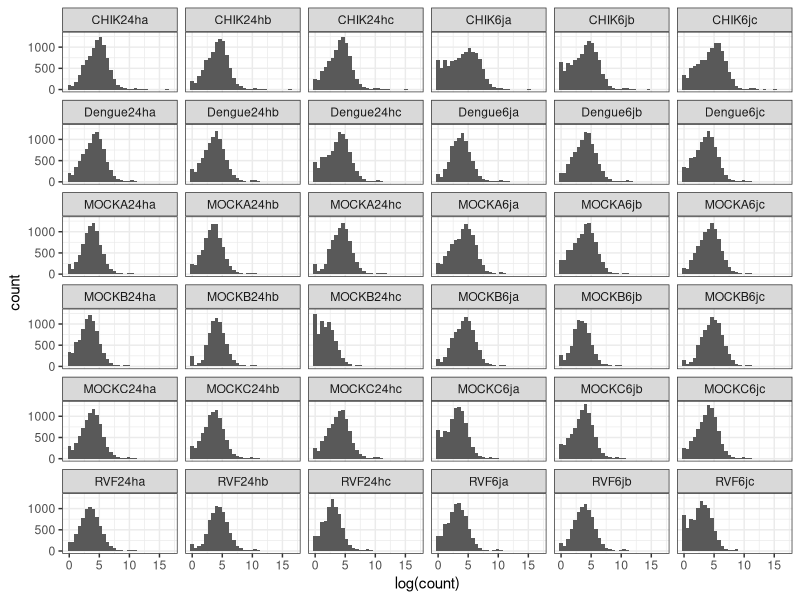
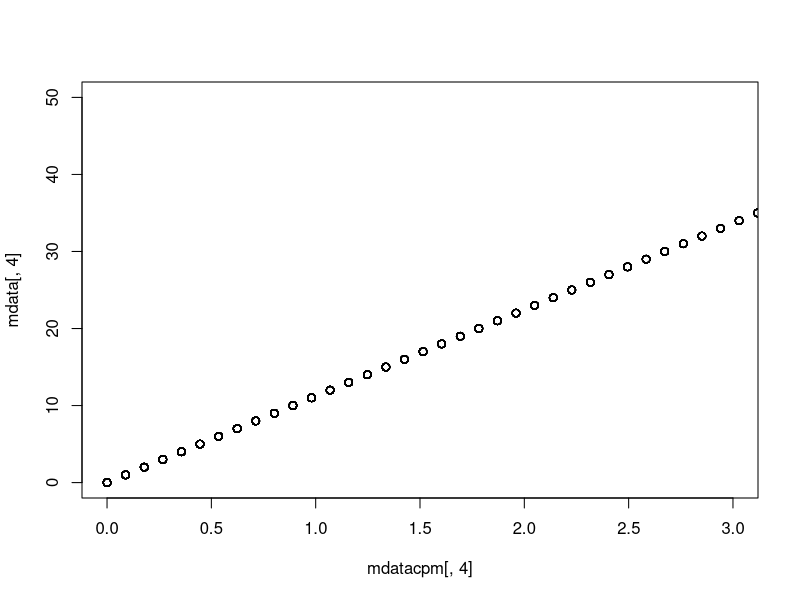
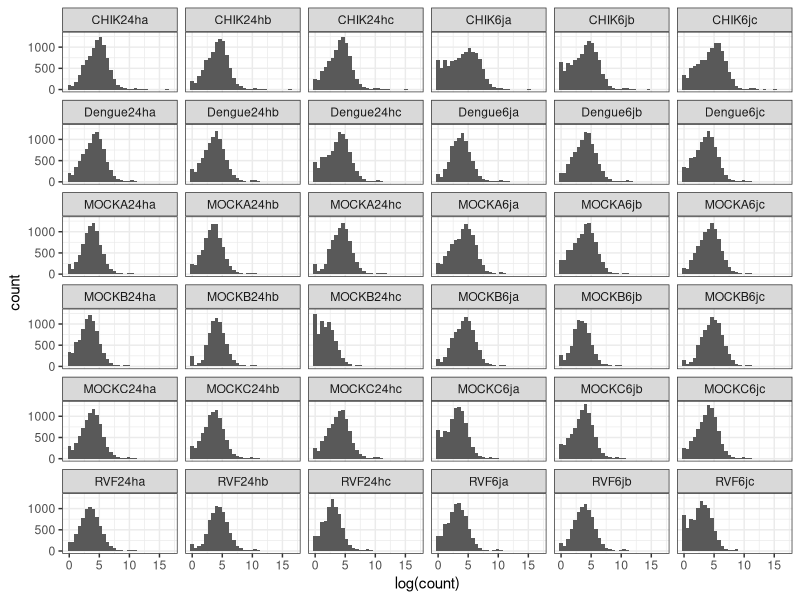

Write R code to recreate these figures, in order. (Note: this script raises an error after producing the figures.)
require(tidyverse)
require(edgeR)
require(ggrepel)
mytheme = theme_bw()
data  = read.csv("Data/Raw_Counts_RNA-Seq_CetreSossah.txt",sep=",",header=T,row.names = 1)
data %>% dim
glimpse(data)
# transform as a matrix
mdata = as.matrix(data)
mdata %>%  head
# make some graph with raw counts
data %>% gather(sample,count,1:36) %>% ggplot + geom_histogram(aes(x=log(count))) + facet_wrap(~sample) + mytheme
ggsave("Figures/rawcount_histo.pdf")


# Convert to count per million, plot as function to raw count as a way to find cpm value correponding to 10 reads c ounts

mdatacpm = cpm(mdata)
plot(mdatacpm[,4],mdata[,4],xlim=c(0,3),ylim=c(0,50))

# 0.25 cpm is an okay value to filter. We will keep gene with at leats  0.25 cpm in three samples
abovecpm = mdatacpm > 0.75 
table(rowSums(abovecpm))
keep = rowSums(abovecpm) >= 3 

# number of retained genes :
summary(keep)

# 9305 / 17342 , I'm okay with that

filtmdata = mdata[keep,]

DG = DGEList(counts = filtmdata)

ggplot(data.frame(name = colnames(DG),libsize = DG$samples$lib.size,type = infos$type,time=infos$time,sample=infos$sample) %>% arrange(.,sample,time) ) + geom_bar(aes(x=name,y=libsize,fill=sample),stat="identity") + facet_wrap(~ type,scale="free_x")  + scale_fill_brewer(palette ="Dark2") + mytheme + theme(axis.text.x = element_text(angle=45,hjust =1 ))
ggsave("Figures/Unnormalized_lib_size.pdf")

logcount = cpm(DG$counts,log=T)

infos$name=as.factor(infos$name)


datalogcpm = data.frame(logcount) %>% gather(name,count,1:36) %>% left_join(infos,by = "name")

ggplot(datalogcpm %>% arrange(.,sample,time)) + geom_violin(aes(x=name,y=count,fill=sample))  + facet_wrap(~ type,scale="free_x")  + scale_fill_brewer(palette ="Dark2") + mytheme + theme(axis.text.x = element_text(angle=45,hjust =1 ))
ggsave("Figures/LogCPM_violin_count.pdf")
ggsave("Figures/LogCPM_violin_count.png")

ggplot(datalogcpm %>% arrange(.,sample,time)) + geom_jitter(aes(x=name,y=count,color=sample))  + facet_wrap(~ type,scale="free_x")  + scale_color_brewer(palette ="Dark2") + mytheme + theme(axis.text.x = element_text(angle=45,hjust =1 ))
ggsave("Figures/LogCPM_jitter.pdf")


ggplot(data.frame(name = colnames(DG),libsize = DG$samples$lib.size,type = infos$type,time=infos$time,sample=infos$sample) %>% arrange(.,sample,time) ) + geom_bar(aes(x=name,y=libsize,fill=sample),stat="identity") + facet_wrap(~ type,scale="free_x")  + scale_fill_brewer(palette ="Dark2") + mytheme + theme(axis.text.x = element_text(angle=45,hjust =1 ))



# Apply tmm normalization for lib size
DG = calcNormFactors(DG)



# MDS with all data

mdata = plotMDS(DG)
dfmdf=data.frame(x=mdata$x,y=mdata$y)
ggplot(dfmdf %>% mutate(name = rownames(dfmdf)) %>% left_join(infos,by="name" )) + geom_point(aes(x=x,y=y,color=type,shape=as.factor(time)),size=3) + geom_text_repel(aes(x=x,y=y,color = type,label= name)) + mytheme + ggtitle("MDS plot")
ggsave("Figures/MDS_All_DATA.pdf")


# MDS with 50  highly expressed genes
mdata50 = plotMDS(DG,top =50)
dfmdf=data.frame(x=mdata50$x,y=mdata50$y)
ggplot(dfmdf %>% mutate(name = rownames(dfmdf)) %>% left_join(infos,by="name" )) + geom_point(aes(x=x,y=y,color=type,shape=as.factor(time)),size=3) + geom_text_repel(aes(x=x,y=y,color = type,label= name)) + mytheme
ggsave("Figures/MDS_All_DATA_50_high_expressed_genes.pdf")
ggsave("Figures/MDS_All_DATA_50_high_expressed_genes.png")

# # Parsing GO annotation of genes for further analysis
# GO = read.csv("Data/GO_annot.txt",sep="|")
# GO$geneID = as.character(GO$NCBI.gene.ID) 

# Parse gene function description from vector base + GOslim
Desc = read.csv("Data/Gene_description.txt",sep="\t",header=T)
Long_description = Desc %>% group_by(NCBI.gene.ID,Gene.description) %>% summarize(GOslims = toString(GOSlim.GOA.Description)) %>% ungroup
colnames(Long_description)[1] = "geneID"
Long_description$geneID =  as.character(Long_description$geneID)




# Analysis with only Dengue and some mock data
# MDS with dengue and mock data

#dengue_data = data %>% select(contains("Dengue"),contains("MOCKB")) %>% select(-contains("MOCKB24hc")) %>% select(-contains("Dengue6ja"))
dengue_data = data %>% select(contains("Dengue"),contains("MOCKB")) #  %>% select(-contains("MOCKB24hc")) %>% select(-contains("Dengue6ja"))
# transform as a matrix
mddata = as.matrix(dengue_data)
mddatacpm = cpm(mddata)
abovedcpm = mddatacpm > 0.25 
table(rowSums(abovedcpm))
keep = rowSums(abovedcpm) >= 3 
# number of retained genes :
filtmddata = mddata[keep,]
DG = DGEList(counts = filtmddata)
mddata = plotMDS(DG,top = 20)
ddfmdf=data.frame(x=mddata$x,y=mddata$y)
ggplot(ddfmdf %>% mutate(name = rownames(ddfmdf)) %>% left_join(infos,by="name" )) + geom_point(aes(x=x,y=y,color=type,shape=as.factor(time)),size=3) + geom_text_repel(aes(x=x,y=y,color = type,label= name)) + mytheme
ggsave("Figures/MDS_Dengue_DATA.png")
# differentially expresssed genes:
# First remove crappy mock sample:
dengue_data = data %>% select(contains("Dengue"),contains("MOCKB"))  %>% select(-contains("MOCKB24hc")) #%>% select(-contains("Dengue6ja"))
mdengue_data = mdatacpm %>% as.data.frame %>% select(contains("Dengue"),contains("MOCKB"))  %>% select(-contains("MOCKB24hc")) #%>% select(-contains("Dengue6ja"))

# transform as a matrix
mddata = as.matrix(dengue_data)
mddatacpm = cpm(mddata)
abovedcpm = mddatacpm > 0.25 
table(rowSums(abovedcpm))
keep = rowSums(abovedcpm) >= 3 
# number of retained genes :
filtmddata = mddata[keep,]
DG = DGEList(counts = filtmddata)
DG = calcNormFactors(DG)
DG$samples$group = factor(c(1,1,1,2,2,2,3,3,4,4,4))
design = model.matrix(~ DG$samples$group)
DG = estimateDisp(DG, design)
fit = glmQLFit(DG,design)

# Test early response
qlf_dengue_24_vs_mockB24 =  glmTreat(fit, coef=3,lfc = 1)
DE_dengue_24_vs_mockB24  =  topTags(qlf_dengue_24_vs_mockB24,n=1000)
DE_dengue_24_vs_mockB24$table$geneID=rownames(DE_dengue_24_vs_mockB24$table)
df_dengue_24_vs_mockB24  = DE_dengue_24_vs_mockB24 $table %>% filter(FDR<=0.05)
df_dengue_24_vs_mockB24  = df_dengue_24_vs_mockB24   %>% left_join(Long_description,by="geneID")
# To plot the gene expression profile:
mdengue_data = mdatacpm %>% as.data.frame %>% select(contains("Dengue"),contains("MOCKB24"))#  %>% select(-contains("MOCKB24hc")) #%>% select(-contains("Dengue6ja"))
mdengue_data = mdatacpm %>% as.data.frame %>% select(contains("Dengue"),contains("MOCK"))  %>% select(-contains("MOCKB24hc")) %>% select(-contains("Dengue6ja"))
dengue_DE_vals = mdengue_data[df_dengue_24_vs_mockB24$geneID,] %>% t %>% as.data.frame 
dengue_DE_vals$sample = rownames(dengue_DE_vals)
dengue_DE_vals = dengue_DE_vals %>% gather(geneID,count,1:(length(colnames(dengue_DE_vals))-1))
dengue_DE_vals = dengue_DE_vals %>% full_join(df_dengue_24_vs_mockB24, by = "geneID")
dengue_DE_vals = dengue_DE_vals %>% mutate(FCsign = ifelse(logFC < 0,"up","down")) 
ggplot(dengue_DE_vals) + geom_line(aes(x=sample,y=count,group = geneID, color = FCsign)) + theme_bw() + ylab("count per million") + coord_flip() + ggtitle("Gene expression profile: \nDifferentially expressed genes in the dengue infected samples") + scale_color_discrete(name="",labels = c("Down-regulated","Up-regulated"))
ggsave("Figures/dengue_24_expression_profile.png")


# Test late response
qlf_dengue_6j_vs_mockB6j =  glmTreat(fit, contrast=c(0,-1,0,1),lfc = 1)
DE_dengue_6j_vs_mockB6j  =  topTags(qlf_dengue_6j_vs_mockB6j,n=1000)
DE_dengue_6j_vs_mockB6j$table$geneID=rownames(DE_dengue_6j_vs_mockB6j$table)
df_dengue_6j_vs_mockB6j  = DE_dengue_6j_vs_mockB6j $table %>% filter(FDR<=0.05)
df_dengue_6j_vs_mockB6j  = df_dengue_6j_vs_mockB6j   %>% left_join(Long_description,by="geneID")
# To plot the gene expression profile:
mdengue_data = mdatacpm %>% as.data.frame %>% select(contains("Dengue"),contains("MOCKB24"))#  %>% select(-contains("MOCKB24hc")) #%>% select(-contains("Dengue6ja"))
mdengue_data = mdatacpm %>% as.data.frame %>% select(contains("Dengue"),contains("MOCK"))  %>% select(-contains("MOCKB24hc")) %>% select(-contains("Dengue6ja"))
dengue_DE_vals = mdengue_data[df_dengue_6j_vs_mockB6j$geneID,] %>% t %>% as.data.frame 
dengue_DE_vals$sample = rownames(dengue_DE_vals)
dengue_DE_vals = dengue_DE_vals %>% gather(geneID,count,1:(length(colnames(dengue_DE_vals))-1))
dengue_DE_vals = dengue_DE_vals %>% full_join(df_dengue_6j_vs_mockB6j, by = "geneID")
dengue_DE_vals = dengue_DE_vals %>% mutate(FCsign = ifelse(logFC < 0,"up","down")) 
ggplot(dengue_DE_vals) + geom_line(aes(x=sample,y=count,group = geneID, color = FCsign)) + theme_bw() + ylab("count per million") + coord_flip() + ggtitle("Gene expression profile: \nDifferentially expressed genes in the dengue infected samples") + scale_color_discrete(name="",labels = c("Down-regulated","Up-regulated"))
ggsave("Figures/dengue_6j_expression_profile.png")

# TEST WITH RVF_data

#RVF_data = data %>% select(contains("RVF"),contains("MOCKB")) %>% select(-contains("MOCKB24hc")) %>% select(-contains("RVF6ja"))
RVF_data = data %>% select(contains("RVF"),contains("MOCKB"))   %>% select(-contains("MOCKB24hc")) #%>% select(-contains("RVF6ja"))
# transform as a matrix
mddata = as.matrix(RVF_data)
mddatacpm = cpm(mddata)
abovedcpm = mddatacpm > 0.25 
table(rowSums(abovedcpm))
keep = rowSums(abovedcpm) >= 3 
# number of retained genes :
filtmddata = mddata[keep,]
DG = DGEList(counts = filtmddata)
mddata = plotMDS(DG,top = 20)
ddfmdf=data.frame(x=mddata$x,y=mddata$y)
ggplot(ddfmdf %>% mutate(name = rownames(ddfmdf)) %>% left_join(infos,by="name" )) + geom_point(aes(x=x,y=y,color=type,shape=as.factor(time)),size=3) + geom_text_repel(aes(x=x,y=y,color = type,label= name)) + mytheme
ggsave("Figures/MDS_RVF_DATA.png")
# differentially expresssed genes:
# First remove crappy mock sample:
RVF_data = data %>% select(contains("RVF"),contains("MOCKB"))  %>% select(-contains("MOCKB24hc")) #%>% select(-contains("RVF6ja"))
mRVF_data = mdatacpm %>% as.data.frame %>% select(contains("RVF"),contains("MOCKB"))  %>% select(-contains("MOCKB24hc")) #%>% select(-contains("RVF6ja"))
# transform as a matrix
mddata = as.matrix(RVF_data)
mddatacpm = cpm(mddata)
abovedcpm = mddatacpm > 0.25 
table(rowSums(abovedcpm))
keep = rowSums(abovedcpm) >= 3 
# number of retained genes :
filtmddata = mddata[keep,]
DG = DGEList(counts = filtmddata)
DG = calcNormFactors(DG)
DG$samples$group = factor(c(1,1,1,2,2,2,3,3,4,4,4))
design = model.matrix(~ DG$samples$group)
DG = estimateDisp(DG, design)
fit = glmQLFit(DG,design)
# Test early response
qlf_RVF_24_vs_mockB24 =  glmTreat(fit, coef=3,lfc = 1)
DE_RVF_24_vs_mockB24  =  topTags(qlf_RVF_24_vs_mockB24,n=1000)
DE_RVF_24_vs_mockB24$table$geneID=rownames(DE_RVF_24_vs_mockB24$table)
df_RVF_24_vs_mockB24  = DE_RVF_24_vs_mockB24 $table %>% filter(FDR<=0.05)
df_RVF_24_vs_mockB24  = df_RVF_24_vs_mockB24   %>% left_join(Long_description,by="geneID")
# To plot the gene expression profile:
mRVF_data = mdatacpm %>% as.data.frame %>% select(contains("RVF"),contains("MOCKB24"))#  %>% select(-contains("MOCKB24hc")) #%>% select(-contains("RVF6ja"))
mRVF_data = mdatacpm %>% as.data.frame %>% select(contains("RVF"),contains("MOCK"))  %>% select(-contains("MOCKB24hc")) 
RVF_DE_vals = mRVF_data[df_RVF_24_vs_mockB24$geneID,] %>% t %>% as.data.frame 
RVF_DE_vals$sample = rownames(RVF_DE_vals)
RVF_DE_vals = RVF_DE_vals %>% gather(geneID,count,1:(length(colnames(RVF_DE_vals))-1))
RVF_DE_vals = RVF_DE_vals %>% full_join(df_RVF_24_vs_mockB24, by = "geneID")
RVF_DE_vals = RVF_DE_vals %>% mutate(FCsign = ifelse(logFC < 0,"up","down")) 
ggplot(RVF_DE_vals) + geom_line(aes(x=sample,y=count,group = geneID, color = FCsign)) + theme_bw() + ylab("count per million") + coord_flip() + ggtitle("Gene expression profile: \nDifferentially expressed genes in the RVF infected samples") + scale_color_discrete(name="",labels = c("Down-regulated","Up-regulated"))
ggsave("Figures/RVF_24_expression_profile.png")
# Test late response
qlf_RVF_6j_vs_mockB6j =  glmTreat(fit, contrast=c(0,-1,0,1),lfc = 1)
DE_RVF_6j_vs_mockB6j  =  topTags(qlf_RVF_6j_vs_mockB6j,n=1000)
DE_RVF_6j_vs_mockB6j$table$geneID=rownames(DE_RVF_6j_vs_mockB6j$table)
df_RVF_6j_vs_mockB6j  = DE_RVF_6j_vs_mockB6j $table %>% filter(FDR<=0.01)
df_RVF_6j_vs_mockB6j  = df_RVF_6j_vs_mockB6j   %>% left_join(Long_description,by="geneID")
# To plot the gene expression profile:
mRVF_data = mdatacpm %>% as.data.frame %>% select(contains("RVF"),contains("MOCKB24"))#  %>% select(-contains("MOCKB24hc")) #%>% select(-contains("RVF6ja"))
mRVF_data = mdatacpm %>% as.data.frame %>% select(contains("RVF"),contains("MOCK"))  %>% select(-contains("MOCKB24hc"))
RVF_DE_vals = mRVF_data[df_RVF_6j_vs_mockB6j$geneID,] %>% t %>% as.data.frame 
RVF_DE_vals$sample = rownames(RVF_DE_vals)
RVF_DE_vals = RVF_DE_vals %>% gather(geneID,count,1:(length(colnames(RVF_DE_vals))-1))
RVF_DE_vals = RVF_DE_vals %>% full_join(df_RVF_6j_vs_mockB6j, by = "geneID")
RVF_DE_vals = RVF_DE_vals %>% mutate(FCsign = ifelse(logFC < 0,"up","down")) 
ggplot(RVF_DE_vals) + geom_line(aes(x=sample,y=count,group = geneID, color = FCsign)) + theme_bw() + ylab("count per million") + coord_flip() + ggtitle("Gene expression profile: \nDifferentially expressed genes in the RVF infected samples") + scale_color_discrete(name="",labels = c("Down-regulated","Up-regulated"))
ggsave("Figures/RVF_6j_expression_profile.png")


# Search for overlap in gene list:
dengue_list = dengue_DE_vals %>% select(geneID) %>% unique %>% as.vector
RVF_list  = RVF_DE_vals %>% select(geneID) %>% unique %>% as.vector
common =  intersect(dengue_list,RVF_list)$geneID
# Make a graph for gene overlapping + a table to present results 

DE_vals = RVF_DE_vals %>% filter(geneID %in% common ) %>% rbind(dengue_DE_vals %>% filter(geneID %in% common) )

ggplot(DE_vals) + geom_line(aes(x=sample,y=count,group = geneID, color = FCsign)) + 
  theme_bw() + ylab("count per million") + coord_flip() + 
  ggtitle("Gene expression profile: \nDifferentially expressed genes in the RVF & Dengue infected samples") + scale_color_discrete(name="",labels = c("Down-regulated","Up-regulated"))
ggsave("Figures/Final_figure.pdf")

DE_vals$sample =  factor(DE_vals$sample)
tmp = DE_vals$sample %>% levels
DE_vals$sample =  factor(DE_vals$sample,levels=rev(c(tmp[1:5],tmp[23:28],tmp[6:22])))

#ggplot(DE_vals %>% filter(FCsign =="up")) + geom_line(aes(x=sample,y=count,group = geneID, color = geneID)) + theme_bw() + ylab("count per million") + coord_flip() + ggtitle("Gene expression profile: \nDifferentially expressed genes in the RVF infected samples") + scale_color_discrete(name="",labels = Gene_labs )  + facet_wrap(~ geneID,scale="free_x")

DE_vals$Gene.description  = factor(DE_vals$Gene.description)
Gene_labs = DE_vals$Gene.description %>% levels
Gene_labs[1]="NA"  

tmp=DE_vals$sample %>% levels
tmp[c(1,3,4,6,7,9,11,12,14,15,17,18,20,21,23,24,26,28)]=""

rmn = function(x){
n = nchar(x) - 1
new = substr(x,1,n)
return(new) 
}
tmp = rmn(tmp)

ggplot(DE_vals %>% filter(FCsign =="up")) + geom_line(aes(x=sample,y=count,group = geneID, color = geneID)) + theme_bw() + ylab("count per million") + ggtitle("Global expression profile", subtitle = " UP-regulated genes in the RVF and dengue samples") + scale_color_discrete(name="Gene description",labels = Gene_labs )  + facet_wrap(~ geneID,scale="free_y") + theme(axis.text.x = element_text(angle=45,hjust=1)) + theme(panel.grid=element_blank(),axis.ticks.x = element_blank()) + scale_x_discrete(labels = tmp )
ggsave("Figures/DE_genes_profile.pdf",width=15,height=7.5)
